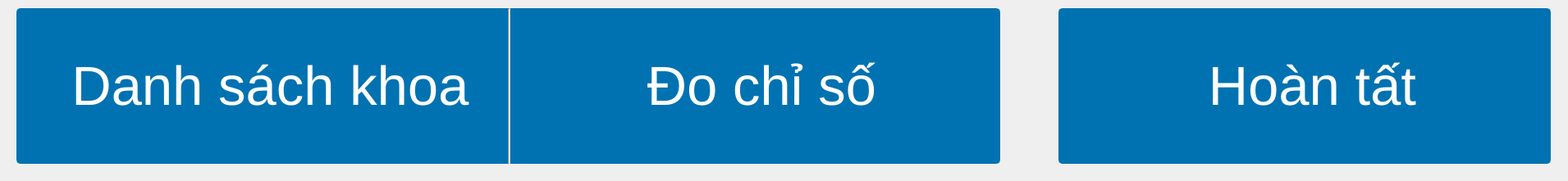
       <widget class="QFrame" name="button_sensor_frame">
        <property name="geometry">
         <rect>
          <x>0</x>
          <y>749</y>
          <width>1911</width>
          <height>221</height>
         </rect>
        </property>
        <property name="minimumSize">
         <size>
          <width>1024</width>
          <height>0</height>
         </size>
        </property>
        <property name="maximumSize">
         <size>
          <width>1920</width>
          <height>1000</height>
         </size>
        </property>
        <widget class="QPushButton" name="submit_exam_but">
         <property name="geometry">
          <rect>
           <x>1290</x>
           <y>10</y>
           <width>600</width>
           <height>190</height>
          </rect>
         </property>
         <property name="minimumSize">
          <size>
           <width>150</width>
           <height>30</height>
          </size>
         </property>
         <property name="font">
          <font>
           <family>Segoe UI</family>
           <pointsize>50</pointsize>
          </font>
         </property>
         <property name="styleSheet">
          <string notr="true">QPushButton {
	border: 2px solid rgb(0, 114, 177);
	border-radius: 5px;	
	background-color: rgb(0, 114, 177);
	color: rgb(255, 255, 255);
}
QPushButton:hover {
	background-color: rgb(25, 158, 193);
	border: 2px solid rgb(25, 158, 193);
	color: rgb(255, 255, 255);
}
QPushButton:pressed {	
	background-color: rgb(25, 158, 193);
	border: 3px solid rgb(20, 126, 154);
	color: rgb(255, 255, 255);
}</string>
         </property>
         <property name="text">
          <string> Hoàn tất</string>
         </property>
         <property name="icon">
          <iconset>
           <normaloff>icons/submit_but.png</normaloff>icons/submit_but.png</iconset>
         </property>
         <property name="iconSize">
          <size>
           <width>60</width>
           <height>60</height>
          </size>
         </property>
        </widget>
        <widget class="QPushButton" name="capture_sensor_but">
         <property name="geometry">
          <rect>
           <x>619</x>
           <y>10</y>
           <width>600</width>
           <height>190</height>
          </rect>
         </property>
         <property name="minimumSize">
          <size>
           <width>150</width>
           <height>30</height>
          </size>
         </property>
         <property name="font">
          <font>
           <family>Segoe UI</family>
           <pointsize>50</pointsize>
          </font>
         </property>
         <property name="styleSheet">
          <string notr="true">QPushButton {
	border: 2px solid rgb(0, 114, 177);
	border-top-left-radius: 0px;
	border-top-right-radius: 5px;
	border-bottom-left-radius: 0px;
	border-bottom-right-radius: 5px;
	background-color: rgb(0, 114, 177);
	color: rgb(255, 255, 255);
}
QPushButton:hover {
	background-color: rgb(25, 158, 193);
	border: 2px solid rgb(25, 158, 193);
	color: rgb(255, 255, 255);
}
QPushButton:pressed {	
	background-color: rgb(25, 158, 193);
	border: 3px solid rgb(20, 126, 154);
	color: rgb(255, 255, 255);
}</string>
         </property>
         <property name="text">
          <string> Đo chỉ số</string>
         </property>
         <property name="icon">
          <iconset>
           <normaloff>icons/sensor.png</normaloff>icons/sensor.png</iconset>
         </property>
         <property name="iconSize">
          <size>
           <width>60</width>
           <height>60</height>
          </size>
         </property>
        </widget>
        <widget class="QPushButton" name="view_dep_list">
         <property name="geometry">
          <rect>
           <x>20</x>
           <y>10</y>
           <width>600</width>
           <height>190</height>
          </rect>
         </property>
         <property name="minimumSize">
          <size>
           <width>150</width>
           <height>30</height>
          </size>
         </property>
         <property name="font">
          <font>
           <family>Segoe UI</family>
           <pointsize>50</pointsize>
          </font>
         </property>
         <property name="styleSheet">
          <string notr="true">QPushButton {
	border: 2px solid rgb(0, 114, 177);
	border-top-left-radius: 5px;
	border-top-right-radius: 0px;
	border-bottom-left-radius: 5px;
	border-bottom-right-radius: 0px;
	background-color: rgb(0, 114, 177);
	color: rgb(255, 255, 255);
}
QPushButton:hover {
	background-color: rgb(25, 158, 193);
	border: 2px solid rgb(25, 158, 193);
	color: rgb(255, 255, 255);
}
QPushButton:pressed {	
	background-color: rgb(25, 158, 193);
	border: 3px solid rgb(20, 126, 154);
	color: rgb(255, 255, 255);
}</string>
         </property>
         <property name="text">
          <string> Danh sách khoa</string>
         </property>
         <property name="icon">
          <iconset>
           <normaloff>icons/list.png</normaloff>icons/list.png</iconset>
         </property>
         <property name="iconSize">
          <size>
           <width>60</width>
           <height>60</height>
          </size>
         </property>
        </widget>
        <widget class="Line" name="line_10">
         <property name="geometry">
          <rect>
           <x>619</x>
           <y>10</y>
           <width>3</width>
           <height>190</height>
          </rect>
         </property>
         <property name="styleSheet">
          <string notr="true">background: rgb(210,210,210);</string>
         </property>
         <property name="orientation">
          <enum>Qt::Vertical</enum>
         </property>
        </widget>
       </widget>
